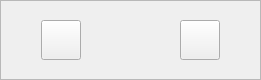
     <widget class="QFrame" name="frame_header">
      <property name="minimumSize">
       <size>
        <width>0</width>
        <height>78</height>
       </size>
      </property>
      <property name="maximumSize">
       <size>
        <width>16777215</width>
        <height>80</height>
       </size>
      </property>
      <property name="styleSheet">
       <string notr="true">#frame_header{
background-color: white;
}</string>
      </property>
      <property name="frameShape">
       <enum>QFrame::StyledPanel</enum>
      </property>
      <property name="frameShadow">
       <enum>QFrame::Raised</enum>
      </property>
      <layout class="QGridLayout" name="gridLayout_12">
       <property name="sizeConstraint">
        <enum>QLayout::SetDefaultConstraint</enum>
       </property>
       <property name="leftMargin">
        <number>0</number>
       </property>
       <property name="topMargin">
        <number>9</number>
       </property>
       <property name="rightMargin">
        <number>0</number>
       </property>
       <property name="bottomMargin">
        <number>9</number>
       </property>
       <property name="verticalSpacing">
        <number>0</number>
       </property>
       <item row="0" column="1">
        <widget class="QPushButton" name="pushButton_sound">
         <property name="maximumSize">
          <size>
           <width>50</width>
           <height>40</height>
          </size>
         </property>
         <property name="text">
          <string/>
         </property>
         <property name="icon">
          <iconset>
           <normaloff>images/fkzfaalief3i.png</normaloff>images/fkzfaalief3i.png</iconset>
         </property>
         <property name="iconSize">
          <size>
           <width>30</width>
           <height>30</height>
          </size>
         </property>
        </widget>
       </item>
       <item row="0" column="3">
        <widget class="QLabel" name="label_logo">
         <property name="minimumSize">
          <size>
           <width>0</width>
           <height>60</height>
          </size>
         </property>
         <property name="maximumSize">
          <size>
           <width>350</width>
           <height>60</height>
          </size>
         </property>
         <property name="text">
          <string/>
         </property>
         <property name="pixmap">
          <pixmap>images/YfZiodQJx.png</pixmap>
         </property>
         <property name="scaledContents">
          <bool>true</bool>
         </property>
        </widget>
       </item>
       <item row="0" column="5">
        <widget class="QPushButton" name="pushButton_quit">
         <property name="maximumSize">
          <size>
           <width>50</width>
           <height>40</height>
          </size>
         </property>
         <property name="text">
          <string/>
         </property>
         <property name="icon">
          <iconset>
           <normaloff>images/gkhutxr3cyyn.png</normaloff>images/gkhutxr3cyyn.png</iconset>
         </property>
         <property name="iconSize">
          <size>
           <width>30</width>
           <height>30</height>
          </size>
         </property>
        </widget>
       </item>
       <item row="0" column="4">
        <spacer name="horizontalSpacer_2">
         <property name="orientation">
          <enum>Qt::Horizontal</enum>
         </property>
         <property name="sizeHint" stdset="0">
          <size>
           <width>40</width>
           <height>20</height>
          </size>
         </property>
        </spacer>
       </item>
       <item row="0" column="2">
        <spacer name="horizontalSpacer">
         <property name="orientation">
          <enum>Qt::Horizontal</enum>
         </property>
         <property name="sizeHint" stdset="0">
          <size>
           <width>40</width>
           <height>20</height>
          </size>
         </property>
        </spacer>
       </item>
       <item row="0" column="6">
        <spacer name="horizontalSpacer_3">
         <property name="orientation">
          <enum>Qt::Horizontal</enum>
         </property>
         <property name="sizeType">
          <enum>QSizePolicy::Preferred</enum>
         </property>
         <property name="sizeHint" stdset="0">
          <size>
           <width>40</width>
           <height>20</height>
          </size>
         </property>
        </spacer>
       </item>
       <item row="0" column="0">
        <spacer name="horizontalSpacer_4">
         <property name="orientation">
          <enum>Qt::Horizontal</enum>
         </property>
         <property name="sizeType">
          <enum>QSizePolicy::Preferred</enum>
         </property>
         <property name="sizeHint" stdset="0">
          <size>
           <width>40</width>
           <height>20</height>
          </size>
         </property>
        </spacer>
       </item>
      </layout>
     </widget>
